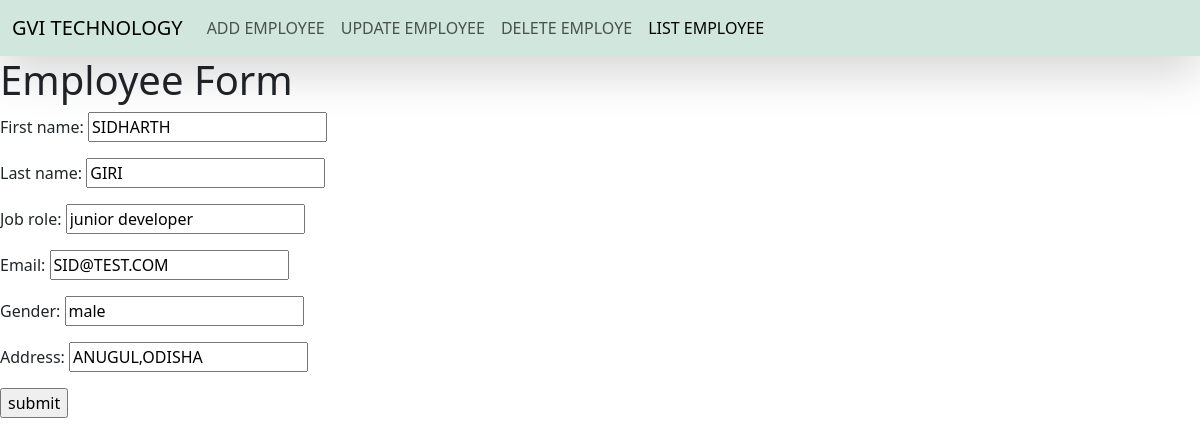
The page /office/update_employee/2/ on the database its author committed.
### office/models.py (models this page shows, shortened)
class Employee(models.Model):
    first_name = models.CharField(max_length=30)
    last_name = models.CharField(max_length=30)
    job_role =models.CharField(max_length=30)
    email = models.EmailField(max_length=40)
    gender = models.CharField(max_length=20)
    address = models.CharField(max_length=100)

### office/views.py (the view)
# urls.py: path('update_employee/<int:pk>/',views.EmployeeUpdateView.as_view(),name='update_employee'),
class EmployeeUpdateView(UpdateView):
    model = Employee
    fields  = '__all__'
    success_url = reverse_lazy('office:list_employee')

### office/templates/office/employee_form.html (shortened to what this page needs)
<!DOCTYPE html>
<html lang="en">
<head>
    <link href="https://cdn.jsdelivr.net/npm/bootstrap@5.3.3/dist/css/bootstrap.min.css" rel="stylesheet">
</head>
<body>
    <nav class="navbar navbar-expand-lg bg-body-tertiary bg-success-subtle shadow-lg sticky-top ">
        <div class="container-fluid">
          <a class="navbar-brand" href="#">GVI TECHNOLOGY</a>
          <div class="collapse navbar-collapse" id="navbarSupportedContent">
            <ul class="navbar-nav me-auto mb-2 mb-lg-0">
              <li class="nav-item">
                <a  class="nav-link" href="{% url "office:create_employee" %}?next={{request.path}}">ADD EMPLOYEE</a>
              </li>
              <li class="nav-item">
                <a  class="nav-link" href="{% url "office:list_employee" %}?next={{request.path}}">UPDATE EMPLOYEE</a>
              </li>
              <li class="nav-item">
                <a  class="nav-link" href="{% url "office:list_employee" %}?next={{request.path}}">DELETE EMPLOYE</a>
              </li>
              <li class="nav-item">
                <a class="nav-link active" aria-current="page"href="{% url "office:list_employee" %}?next={{request.path}}"> LIST EMPLOYEE</a>
              </li>
            </ul>
            </div>
          </div>
        </nav>
    <h1>Employee Form</h1>
    <form action="" method="POST">
        {{form.as_p}}
        <input type="submit" value="submit">
    </form>
</body>
</html>

### rows shown on the page
Employee: first_name "SIDHARTH", last_name "GIRI", job_role "junior developer", email "SID@TEST.COM", gender "male", address "ANUGUL,ODISHA"
